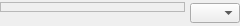
<?xml version="1.0" encoding="UTF-8"?>
<ui version="4.0">
 <class>SMeterWidgetClass</class>
 <widget class="QWidget" name="SMeterWidgetClass">
  <property name="geometry">
   <rect>
    <x>0</x>
    <y>0</y>
    <width>240</width>
    <height>26</height>
   </rect>
  </property>
  <property name="maximumSize">
   <size>
    <width>16777215</width>
    <height>30</height>
   </size>
  </property>
  <property name="windowTitle">
   <string>SMeter</string>
  </property>
  <layout class="QHBoxLayout" name="horizontalLayout">
   <property name="spacing">
    <number>5</number>
   </property>
   <property name="leftMargin">
    <number>0</number>
   </property>
   <property name="topMargin">
    <number>0</number>
   </property>
   <property name="rightMargin">
    <number>0</number>
   </property>
   <property name="bottomMargin">
    <number>0</number>
   </property>
   <item>
    <widget class="QFrame" name="frame">
     <property name="frameShape">
      <enum>QFrame::NoFrame</enum>
     </property>
     <property name="frameShadow">
      <enum>QFrame::Raised</enum>
     </property>
     <layout class="QVBoxLayout" name="verticalLayout">
      <property name="spacing">
       <number>0</number>
      </property>
      <property name="leftMargin">
       <number>0</number>
      </property>
      <property name="topMargin">
       <number>0</number>
      </property>
      <property name="rightMargin">
       <number>0</number>
      </property>
      <property name="bottomMargin">
       <number>0</number>
      </property>
      <item>
       <widget class="QFrame" name="plotArea">
        <property name="minimumSize">
         <size>
          <width>0</width>
          <height>10</height>
         </size>
        </property>
        <property name="maximumSize">
         <size>
          <width>16777215</width>
          <height>10</height>
         </size>
        </property>
        <property name="frameShape">
         <enum>QFrame::StyledPanel</enum>
        </property>
        <property name="frameShadow">
         <enum>QFrame::Raised</enum>
        </property>
       </widget>
      </item>
      <item>
       <widget class="QFrame" name="scaleArea">
        <property name="minimumSize">
         <size>
          <width>0</width>
          <height>10</height>
         </size>
        </property>
        <property name="maximumSize">
         <size>
          <width>16777215</width>
          <height>10</height>
         </size>
        </property>
        <property name="frameShape">
         <enum>QFrame::NoFrame</enum>
        </property>
        <property name="frameShadow">
         <enum>QFrame::Plain</enum>
        </property>
        <property name="lineWidth">
         <number>0</number>
        </property>
       </widget>
      </item>
     </layout>
    </widget>
   </item>
   <item>
    <widget class="QComboBox" name="sourceBox">
     <property name="maximumSize">
      <size>
       <width>50</width>
       <height>20</height>
      </size>
     </property>
     <property name="font">
      <font>
       <pointsize>8</pointsize>
      </font>
     </property>
     <property name="frame">
      <bool>true</bool>
     </property>
    </widget>
   </item>
  </layout>
 </widget>
 <layoutdefault spacing="6" margin="11"/>
 <resources/>
 <connections/>
</ui>
